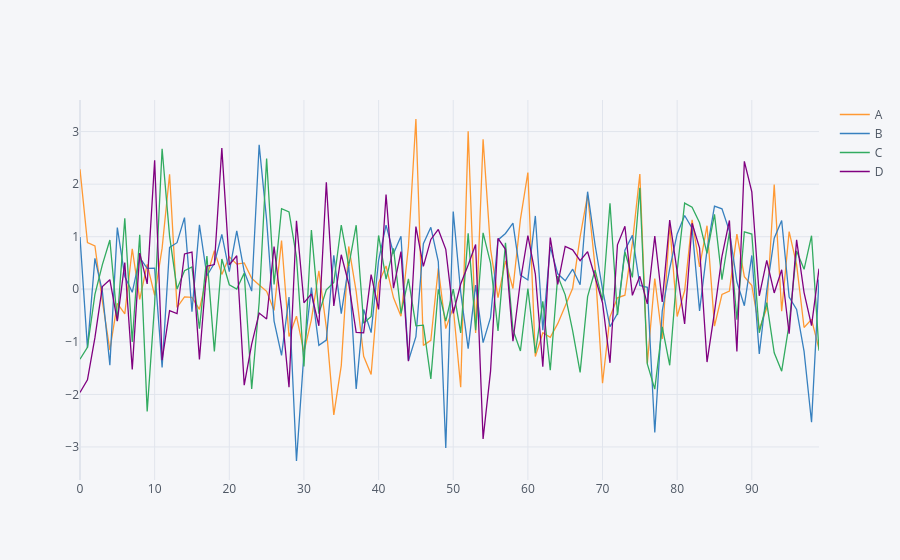

Here is the notebook cell this chart was saved with:
### Code cell
df.iplot() # now by using iplot -> the normal plot is converted into plotly interactive image
# By default we it use line plot.
